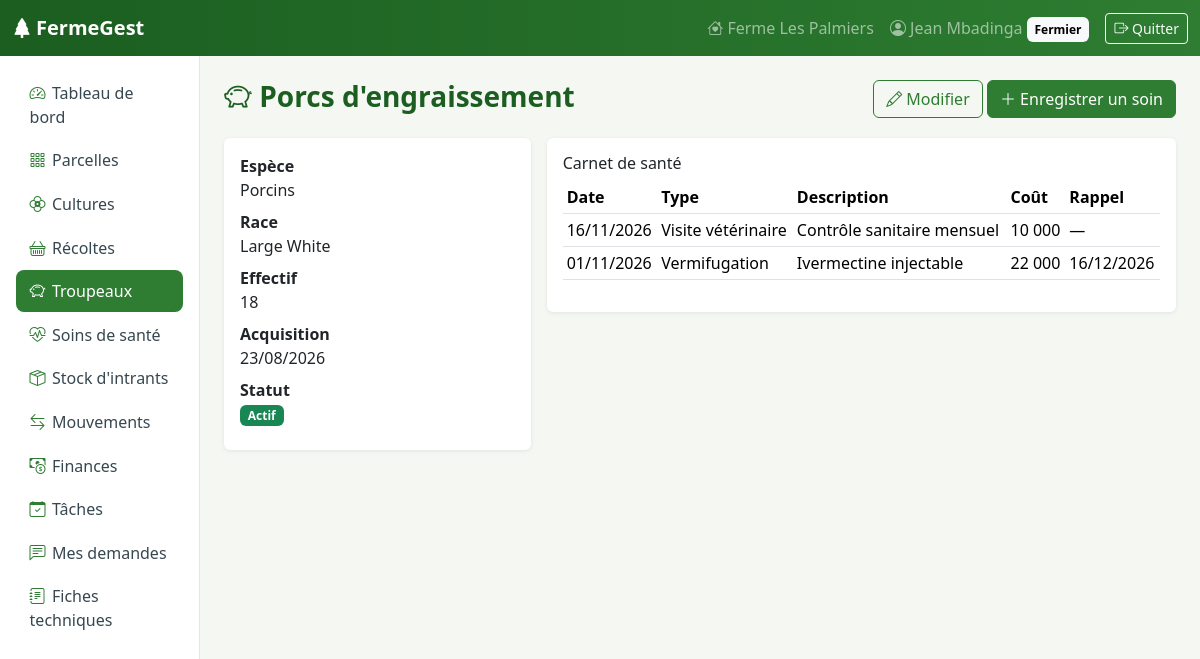
Screenshot of /exploitation/troupeaux/2/ (signed in) with the database file from the repository.
### exploitation/models.py (models this page shows, shortened)
class Ferme(models.Model):
    proprietaire = models.OneToOneField(
        settings.AUTH_USER_MODEL, on_delete=models.CASCADE, related_name="ferme"
    )
    nom = models.CharField("Nom de la ferme", max_length=120)
    localisation = models.CharField("Localisation", max_length=160)
    superficie_totale = models.DecimalField(
        "Superficie totale (ha)", max_digits=8, decimal_places=2, default=0
    )
    description = models.TextField("Description", blank=True)
    date_creation = models.DateField("Date de création", default=timezone.localdate)
    class Meta:
        verbose_name = "Ferme"
        verbose_name_plural = "Fermes"

class Troupeau(models.Model):
    class Espece(models.TextChoices):
        BOVIN = "BOVIN", "Bovins"
        OVIN = "OVIN", "Ovins"
        CAPRIN = "CAPRIN", "Caprins"
        PORCIN = "PORCIN", "Porcins"
        VOLAILLE = "VOLAILLE", "Volailles"
        AUTRE = "AUTRE", "Autre"
    class Statut(models.TextChoices):
        ACTIF = "ACTIF", "Actif"
        CLOTURE = "CLOTURE", "Clôturé (vendu / abattu)"
    ferme = models.ForeignKey(Ferme, on_delete=models.CASCADE, related_name="troupeaux")
    nom = models.CharField("Nom du lot", max_length=80)
    espece = models.CharField("Espèce", max_length=10, choices=Espece.choices)
    race = models.CharField("Race", max_length=80, blank=True)
    effectif = models.PositiveIntegerField("Effectif", validators=[MinValueValidator(1)])
    date_acquisition = models.DateField("Date d'acquisition", default=timezone.localdate)
    statut = models.CharField("Statut", max_length=8, choices=Statut.choices,
                              default=Statut.ACTIF)
    class Meta:
        ordering = ["nom"]
        verbose_name_plural = "Troupeaux"

class SoinSante(models.Model):
    class TypeSoin(models.TextChoices):
        VACCINATION = "VACCINATION", "Vaccination"
        TRAITEMENT = "TRAITEMENT", "Traitement curatif"
        VERMIFUGATION = "VERMIFUGATION", "Vermifugation"
        VISITE = "VISITE", "Visite vétérinaire"
    troupeau = models.ForeignKey(Troupeau, on_delete=models.CASCADE, related_name="soins")
    type_soin = models.CharField("Type de soin", max_length=14, choices=TypeSoin.choices)
    date = models.DateField("Date", default=timezone.localdate)
    description = models.CharField("Description / produit", max_length=200)
    cout = models.DecimalField("Coût (FCFA)", max_digits=10, decimal_places=0, default=0)
    prochain_rappel = models.DateField("Prochain rappel", null=True, blank=True)
    class Meta:
        ordering = ["-date"]
        verbose_name = "Soin de santé"
        verbose_name_plural = "Soins de santé"

### exploitation/views.py (the view)
# urls.py: path("troupeaux/<int:pk>/", views.TroupeauDetail.as_view(), name="troupeau_detail"),
class TroupeauDetail(_DetailBase):
    modele = Troupeau
    template_name = "exploitation/troupeau_detail.html"

### comptes/context_processors.py (called while the page is built)
def navigation(request):
    user = request.user
    role, menu = None, []
    if user.is_authenticated:
        profil = getattr(user, "profil", None)
        if user.is_staff:
            role = "ADMIN"
        elif profil:
            role = profil.role
            modele = MENU_FERMIER if profil.est_fermier else MENU_EXPERT
            for libelle, nom_url, icone in modele:
                url = reverse(nom_url)
                actif = request.path == url or (
                    url.count("/") > 2 and request.path.startswith(url))
                menu.append({"libelle": libelle, "url": url, "icone": icone, "actif": actif})
    return {"role_courant": role, "menu": menu}

### comptes/models.py (called while the page is built)
    @property
    def est_fermier(self):
        return self.role == self.Role.FERMIER

### comptes/permissions.py (called while the page is built)
    def test_func(self):
        user = self.request.user
        profil = getattr(user, "profil", None)
        return bool(profil and profil.est_valide and profil.role == self.role_requis)

### exploitation/templatetags/crud_extras.py (called while the page is built)
@register.simple_tag
def cellule(objet, attribut):
    brut = getattr(objet, attribut, "")
    lecteur = getattr(objet, f"get_{attribut}_display", None)
    texte = lecteur() if lecteur else brut
    if isinstance(brut, bool):
        return format_html('<i class="bi {} "></i>', "bi-check-circle-fill text-success"
                           if brut else "bi-dash-circle text-muted")
    if brut is None or brut == "":
        return "—"
    if attribut in ATTRIBUTS_BADGE:
        return format_html('<span class="badge text-bg-{}">{}</span>',
                           BADGES.get(brut, "secondary"), texte)
    if not lecteur and isinstance(brut, (int, float)) or hasattr(brut, "as_tuple"):
        return formats.localize(brut, use_l10n=True)
    if hasattr(brut, "strftime"):
        return formats.date_format(brut, "SHORT_DATE_FORMAT")
    return texte

### exploitation/views.py (called while the page is built)
    def get_queryset(self):
        return self.modele.objects.filter(**{self.ferme_lookup: self.request.user.ferme})

    def get_context_data(self, **kwargs):
        ctx = super().get_context_data(**kwargs)
        ctx.update(prefixe=self.prefixe, titre_pluriel=self.titre_pluriel,
                   titre_singulier=self.titre_singulier, icone=self.icone)
        return ctx

### templates/exploitation/troupeau_detail.html (shortened to what this page needs)
{% extends "base.html" %}{% load crud_extras %}
{% block contenu %}
<div class="d-flex justify-content-between mb-3"><h1 class="page-titre h3"><i class="bi bi-piggy-bank"></i> {{ object.nom }}</h1>
<div><a class="btn btn-outline-primary" href="{% url 'exploitation:troupeau_modifier' object.pk %}"><i class="bi bi-pencil"></i> Modifier</a>
<a class="btn btn-primary" href="{% url 'exploitation:soin_creer' %}?troupeau={{ object.pk }}"><i class="bi bi-plus-lg"></i> Enregistrer un soin</a></div></div>
<div class="row g-3">
  <div class="col-md-4"><div class="card"><div class="card-body"><dl class="mb-0">
    <dt>Espèce</dt><dd>{{ object.get_espece_display }}</dd><dt>Race</dt><dd>{{ object.race|default:"—" }}</dd>
    <dt>Effectif</dt><dd>{{ object.effectif }}</dd><dt>Acquisition</dt><dd>{{ object.date_acquisition|date:"d/m/Y" }}</dd>
    <dt>Statut</dt><dd>{% cellule object 'statut' %}</dd></dl></div></div></div>
  <div class="col-md-8"><div class="card"><div class="card-body"><h2 class="h6">Carnet de santé</h2>
    <table class="table table-sm"><thead><tr><th>Date</th><th>Type</th><th>Description</th><th>Coût</th><th>Rappel</th></tr></thead>
    {% for s in object.soins.all %}<tr><td>{{ s.date|date:"d/m/Y" }}</td><td>{{ s.get_type_soin_display }}</td><td>{{ s.description }}</td><td>{{ s.cout }}</td><td>{{ s.prochain_rappel|date:"d/m/Y"|default:"—" }}</td></tr>
    {% empty %}<tr><td colspan="5" class="text-muted">Aucun soin enregistré.</td></tr>{% endfor %}</table></div></div></div>
</div>
{% endblock %}

### templates/base.html (shortened to what this page needs)
{% load static %}<!DOCTYPE html>
<html lang="fr">
<head>
  <link rel="stylesheet" href="{% static 'vendor/bootstrap/bootstrap.min.css' %}">
  <link rel="stylesheet" href="{% static 'vendor/bootstrap-icons/bootstrap-icons.min.css' %}">
  <link rel="stylesheet" href="{% static 'css/app.css' %}">
</head>
<body>
<nav class="navbar navbar-dark navbar-ferme navbar-expand sticky-top">
  <div class="container-fluid">
    <a class="navbar-brand fw-bold" href="{% url 'comptes:accueil' %}"><i class="bi bi-tree-fill me-1"></i>FermeGest</a>
    <ul class="navbar-nav ms-auto align-items-center">
      {% if user.is_authenticated %}
        {% if role_courant == 'ADMIN' %}
          <li class="nav-item"><a class="nav-link" href="{% url 'admin:index' %}"><i class="bi bi-gear"></i> Administration</a></li>
        {% elif role_courant == 'FERMIER' %}
          <li class="nav-item"><a class="nav-link" href="{% url 'exploitation:ferme_modifier' %}"><i class="bi bi-house-heart"></i><span class="d-none d-lg-inline"> {{ user.ferme.nom }}</span></a></li>
        {% endif %}
        <li class="nav-item"><a class="nav-link" href="{% url 'comptes:profil' %}"><i class="bi bi-person-circle"></i><span class="d-none d-md-inline"> {{ user.get_full_name|default:user.username }}</span>
          {% if role_courant == 'EXPERT' %}<span class="badge text-bg-warning d-none d-sm-inline">Expert</span>{% elif role_courant == 'FERMIER' %}<span class="badge text-bg-light d-none d-sm-inline">Fermier</span>{% endif %}</a></li>
        <li class="nav-item">
          <form method="post" action="{% url 'comptes:deconnexion' %}" class="d-inline">{% csrf_token %}
            <button class="btn btn-sm btn-outline-light ms-2"><i class="bi bi-box-arrow-right"></i><span class="d-none d-md-inline"> Quitter</span></button>
          </form>
        </li>
      {% endif %}
    </ul>
  </div>
</nav>
<div class="container-fluid">
  <div class="row">
    {% if menu %}
    <aside class="col-md-3 col-lg-2 sidebar p-3 d-none d-md-block">
      <ul class="nav flex-column">
        {% for item in menu %}
        <li class="nav-item"><a class="nav-link {% if item.actif %}active{% endif %}" href="{{ item.url }}"><i class="bi {{ item.icone }}"></i>{{ item.libelle }}</a></li>
        {% endfor %}
      </ul>
    </aside>
    {% endif %}
    <main class="col p-4">
      {% block contenu %}{% endblock %}
    </main>
  </div>
</div>
</body>
</html>

### static/css/app.css (style rules this page uses)
:root { --fg-green:#2e7d32; --fg-green-dark:#1b5e20; --fg-soil:#6d4c41; --fg-bg:#f4f7f2; }
body { background: var(--fg-bg); }
.navbar-ferme { background: linear-gradient(90deg, var(--fg-green-dark), var(--fg-green)); }
.sidebar { min-height: calc(100vh - 56px); background:#fff; border-right:1px solid #e3e8e0; }
.sidebar .nav-link { color:#37474f; border-radius:.5rem; padding:.55rem .85rem; margin-bottom:2px; }
.sidebar .nav-link i { width:1.4rem; display:inline-block; color:var(--fg-green); }
.sidebar .nav-link.active { background:var(--fg-green); color:#fff; }
.sidebar .nav-link.active i { color:#fff; }
.card { border:0; box-shadow:0 1px 4px rgba(0,0,0,.08); }
.btn-primary { background:var(--fg-green); border-color:var(--fg-green); }
.btn-outline-primary { color:var(--fg-green); border-color:var(--fg-green); }
a { color:var(--fg-green-dark); }
.page-titre { color:var(--fg-green-dark); font-weight:700; }

### rows the page displays
Troupeau: nom "Porcs d'engraissement", espece "Porcins", race "Large White", effectif "18", date_acquisition "23/08/2026", statut "Actif"
SoinSante: date "16/11/2026", type_soin "Visite vétérinaire", description "Contrôle sanitaire mensuel", cout "10 000", prochain_rappel "—"
SoinSante: date "01/11/2026", type_soin "Vermifugation", description "Ivermectine injectable", cout "22 000", prochain_rappel "16/12/2026"

### other values shown
{{ user.ferme.nom }} "Ferme Les Palmiers"
{{ user.get_full_name|default:user.username }} "Jean Mbadinga"
{{ item.libelle }} "Tableau de bord" "Parcelles" "Cultures" "Récoltes" "Troupeaux" "Soins de santé" "Stock d'intrants" "Mouvements" "Finances" "Tâches" "Mes demandes" "Fiches techniques"
